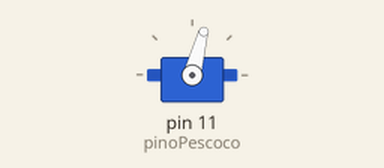
Recording of a sketch running on a simulated Arduino Uno, built with avr-gcc and run on an emulated ATmega328P. Parts: servo.

Above: at 0.05 s.
Timing chart, 0 to 3.0 s (numbered marks = the images above):
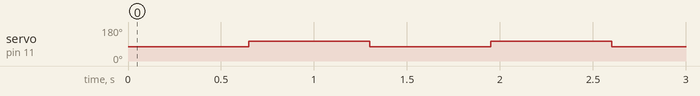

The sketch:

ArduninaMovimento.ino
```cpp
#include <Servo.h>

const int pinoPescoco = 11;

Servo pescoco;

void setup() {
  pescoco.attach(pinoPescoco);
  pescoco.write(90);
}

void loop() {
  pescoco.write(75);
  delay(650);
  pescoco.write(105);
  delay(650);
}
```

Measured:
- by itself, servo on pin 11 (pinoPescoco): alternates 105° for 0.65 s and 75° for 0.65 s
